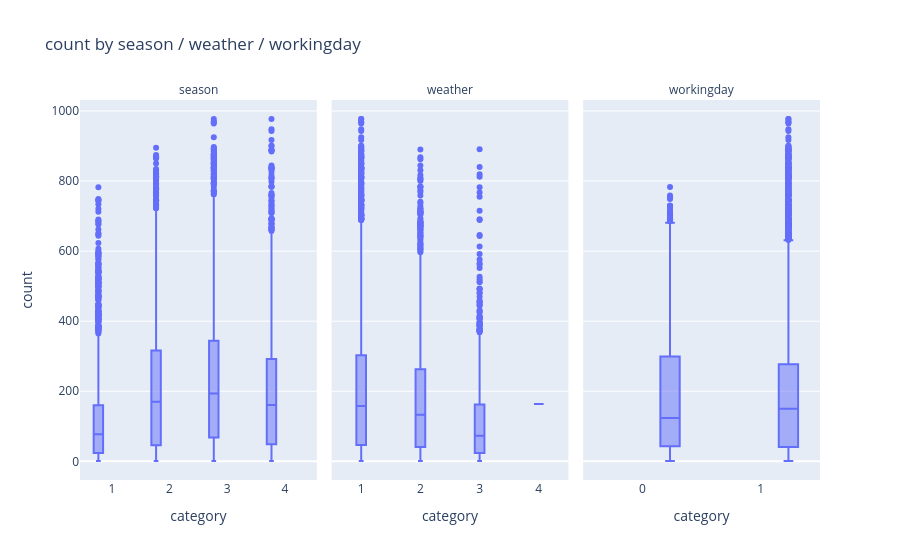

Source (notebook cell):
### Markdown cell above
**Observation**

- `temp` and `atemp` push count the same way (both ~+0.39): warmer hours see more rides.
- `humidity` goes the other way (~-0.32): muggy hours are quieter.
- `windspeed` is nearly flat (~+0.10), so on its own it carries little signal.
- All four are noisy clouds rather than tight lines, so no single weather number explains count by itself.

### Code cell
# categorical features

cat_cols = ['season', 'weather', 'workingday']
melted = train[cat_cols + ['count']].melt(id_vars='count', var_name='feature', value_name='category')

fig = px.box(melted, x='category', y='count', facet_col='feature',
             title='count by season / weather / workingday')
fig.update_xaxes(matches=None, showticklabels=True)
fig.for_each_annotation(lambda a: a.update(text=a.text.split('=')[-1]))
fig.show()

### Figure 1 — Plotly figure (JSON) as saved in the notebook; plotly's stock layout.template omitted (floating-point values rounded to 4 significant figures; data arrays with more than 128 entries replaced by an {"elided": "..."} marker saying what was removed)
{"data": [{"alignmentgroup": "True", "hovertemplate": "feature=season<br>category=%{x}<br>count=%{y}<extra></extra>", "legendgroup": "", "marker": {"color": "#636efa"}, "name": "", "notched": false, "offsetgroup": "", "orientation": "v", "showlegend": false, "type": "box", "x": {"elided": "10450 int values"}, "x0": " ", "xaxis": "x", "y": {"elided": "10450 int values"}, "y0": " ", "yaxis": "y"}, {"alignmentgroup": "True", "hovertemplate": "feature=weather<br>category=%{x}<br>count=%{y}<extra></extra>", "legendgroup": "", "marker": {"color": "#636efa"}, "name": "", "notched": false, "offsetgroup": "", "orientation": "v", "showlegend": false, "type": "box", "x": {"elided": "10450 int values"}, "x0": " ", "xaxis": "x2", "y": {"elided": "10450 int values"}, "y0": " ", "yaxis": "y2"}, {"alignmentgroup": "True", "hovertemplate": "feature=workingday<br>category=%{x}<br>count=%{y}<extra></extra>", "legendgroup": "", "marker": {"color": "#636efa"}, "name": "", "notched": false, "offsetgroup": "", "orientation": "v", "showlegend": false, "type": "box", "x": {"elided": "10450 int values"}, "x0": " ", "xaxis": "x3", "y": {"elided": "10450 int values"}, "y0": " ", "yaxis": "y3"}], "layout": {"annotations": [{"font": {}, "showarrow": false, "text": "season", "x": 0.16, "xanchor": "center", "xref": "paper", "y": 1, "yanchor": "bottom", "yref": "paper"}, {"font": {}, "showarrow": false, "text": "weather", "x": 0.5, "xanchor": "center", "xref": "paper", "y": 1, "yanchor": "bottom", "yref": "paper"}, {"font": {}, "showarrow": false, "text": "workingday", "x": 0.84, "xanchor": "center", "xref": "paper", "y": 1, "yanchor": "bottom", "yref": "paper"}], "boxmode": "group", "legend": {"tracegroupgap": 0}, "title": {"text": "count by season / weather / workingday"}, "xaxis": {"anchor": "y", "domain": [0, 0.32], "showticklabels": true, "title": {"text": "category"}}, "xaxis2": {"anchor": "y2", "domain": [0.34, 0.66], "showticklabels": true, "title": {"text": "category"}}, "xaxis3": {"anchor": "y3", "domain": [0.68, 1.0], "showticklabels": true, "title": {"text": "category"}}, "yaxis": {"anchor": "x", "domain": [0, 1], "title": {"text": "count"}}, "yaxis2": {"anchor": "x2", "domain": [0, 1], "matches": "y", "showticklabels": false}, "yaxis3": {"anchor": "x3", "domain": [0, 1], "matches": "y", "showticklabels": false}}}
